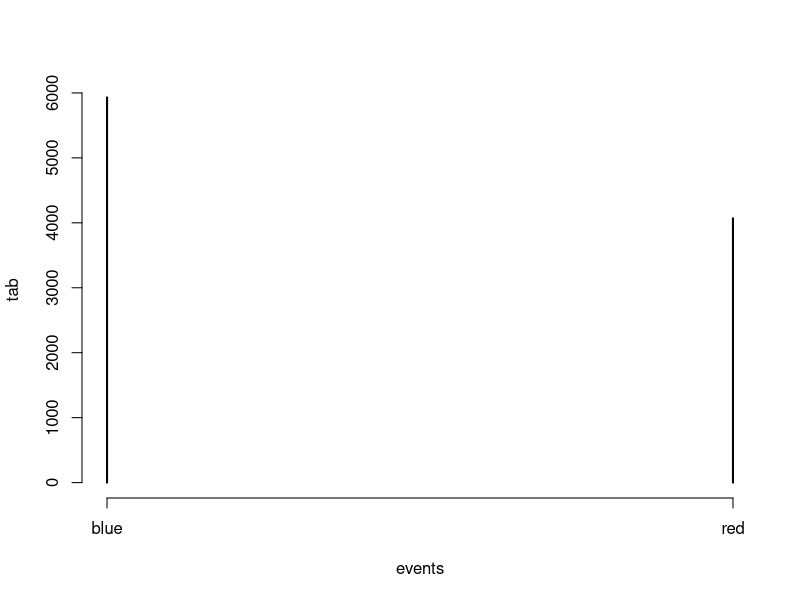

Source code (R): (Note: this script raises an error after producing the figure.)
## Monte Carlo simulations - repeating random sampling to obtain numerical results
# Used to model the probability of diff. outcomes in a process that cannot be easily predicted
## because of intervention of random vars. 

## Main idea of MC simulation is that we can obtain an unbiased representative
## group of samples from a large pool of possibilities if the simulation is allowed
## to evolve randomly.

## Ergodicity: A point in a moving system will eventually visit all parts of the space 
## that the system moves in, in a uniform and random sense. The larger the number of 
## trials, the higher likelihood the outcome will converge to a value. 

beads <- rep(c("red","blue"), times = c(2,3))
sample(beads,1) #w/o replacement by default

B <- 10000
events <- replicate(B, sample(beads,1))
tab <-table(events)
print(tab)
prop.table(tab)
plot(tab)

# Sampling w. replacement w/o using replicate
events <- sample(beads, B, replace = T)
prop.table(table(events))

## Setting a random seed (initial value) w. set.seed()
?set.seed
set.seed(2023-7-27)
vec <- rnorm(10,5,2)
print(vec)

## Changing the seeds changes the values of the vector.
## Using the same seed allows you to produce a vector with same values. 
set.seed(89)
vec2 <- rnorm(10,5,2)
print(vec2)

## Discrete Probability Distributions
# 1.1 Independence: two events are independent if the outcome of one doesn't 
# affect the other. 
# Sampling w.o replacement leads to dependent events
x <- sample(beads,5)
x[2:5] 
#[1] "blue" "blue" "red"  "blue"
#What's the probability of drawing red? It's 1 or 100%. Every time a color
# is drawn, the probability of it occurring again will change. 

# Conditional Probabilities for dependent events. 
# if A and B are independent Pr(A|B) = Pr(A)

# Probability of two events - multiplication rule
# Pr(A U B) = Pr(A)*Pr(B|A) by the induction rule:
# Pr(A U B U C) = Pr(A)*Pr(B|A)*Pr(C|A U B)
# For independent events: Pr(A U B U C) = Pr(A)*Pr(B)*Pr(C)

# Finding probability that second card drawn is a king given that the first card drawn was a king
hands <- permutations(52,2, v = deck)
first <- hands[,1]
second <- hands[,2]
print(first); print(second)
sum(first %in% (kings <-paste("King",suits)))
# 204
sum(first %in% kings & second %in% kings)/sum(first %in% kings)
# 0.05882353

# Compute probability of natural 21 in blackjack

aces <- paste("Ace",suits)
facecard <- c("King","Queen","Jack","Ten")
facecard <- expand.grid(number = facecard, suit=suits)
facecard <- paste(facecard$number,facecard$suit)
hands2 <- combinations(52,2,v = deck)
mean(hands2[,1] %in% aces & hands2[,2] %in% facecard)
# 0.04826546

## Using MC simulation instead
hand <- sample(deck,2); print(hand)
B <- 10000
results <- replicate(B,{
  hand <- sample(deck,2)
  (hand[1] %in% aces & hand[2] %in% facecard)| (hand[2] %in% aces & hand[1] %in% facecard)
})
mean(results)
# 0.047

# Birthday Problem
birth <- 1:365
bdays <- sample(birth,50,replace = T)
shared_bday <- duplicated(bdays)
sum(shared_bday)
# You can also check by using:
shared_bday2 <- any(duplicated(bdays))
# MC simulation
B <- 10000
sharedbday_check <- replicate(B, {
  bdays; any(duplicated(bdays))
})
mean(sharedbday_check)
# 1. it happens 100% of the time

## Creating MC function for bday problem
compbday <- function(n,A = 10000){
  smbdays <- replicate(A,{
    bdays <- sample(1:365,n,replace = T)
    any(duplicated(bdays))
  })
  mean(smbdays)
}

plot(1:60,sapply(1:60,compbday))
     
# Computing exact probability
#prob. of unique birthdays = (365 - (n+1))/365

excompute <- function(n){
  uniqprob <- seq(365,365-n+1)/365
  1- prod(uniqprob)
}
plot(1:60,sapply(1:60,excompute))

## Estimating how many experiments to run
B <- 10^seq(1,5, len = 100)
compbday <- function(B, n = 22){
  smbday <- replicate(B,{
    bdays <- sample(1:365,n,replace = T)
    any(duplicated(bdays))
  })
  mean(smbday)
}
prob <- sapply(B, compbday)
plot(log10(B),prob,type = "l", col = "royalblue")